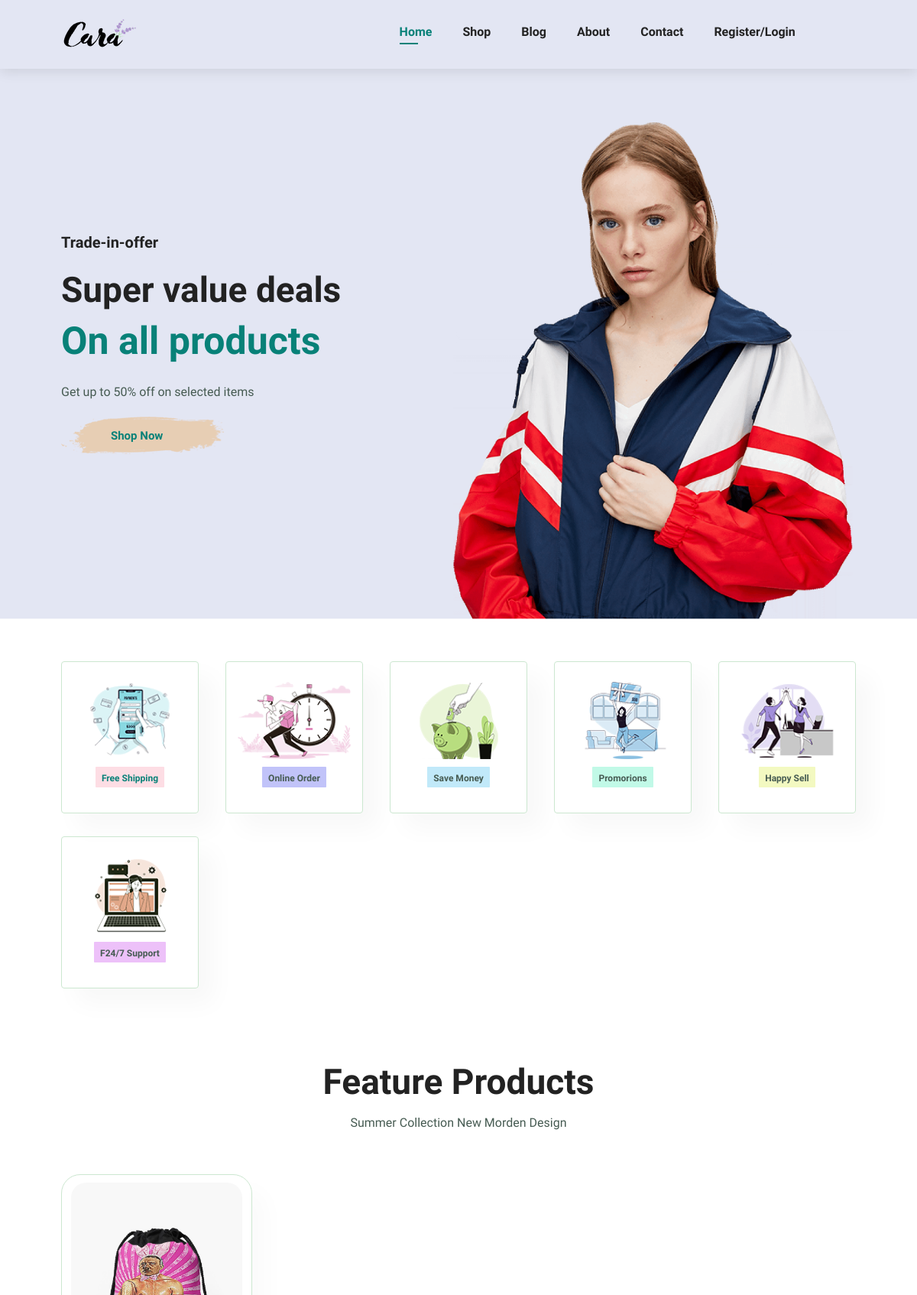
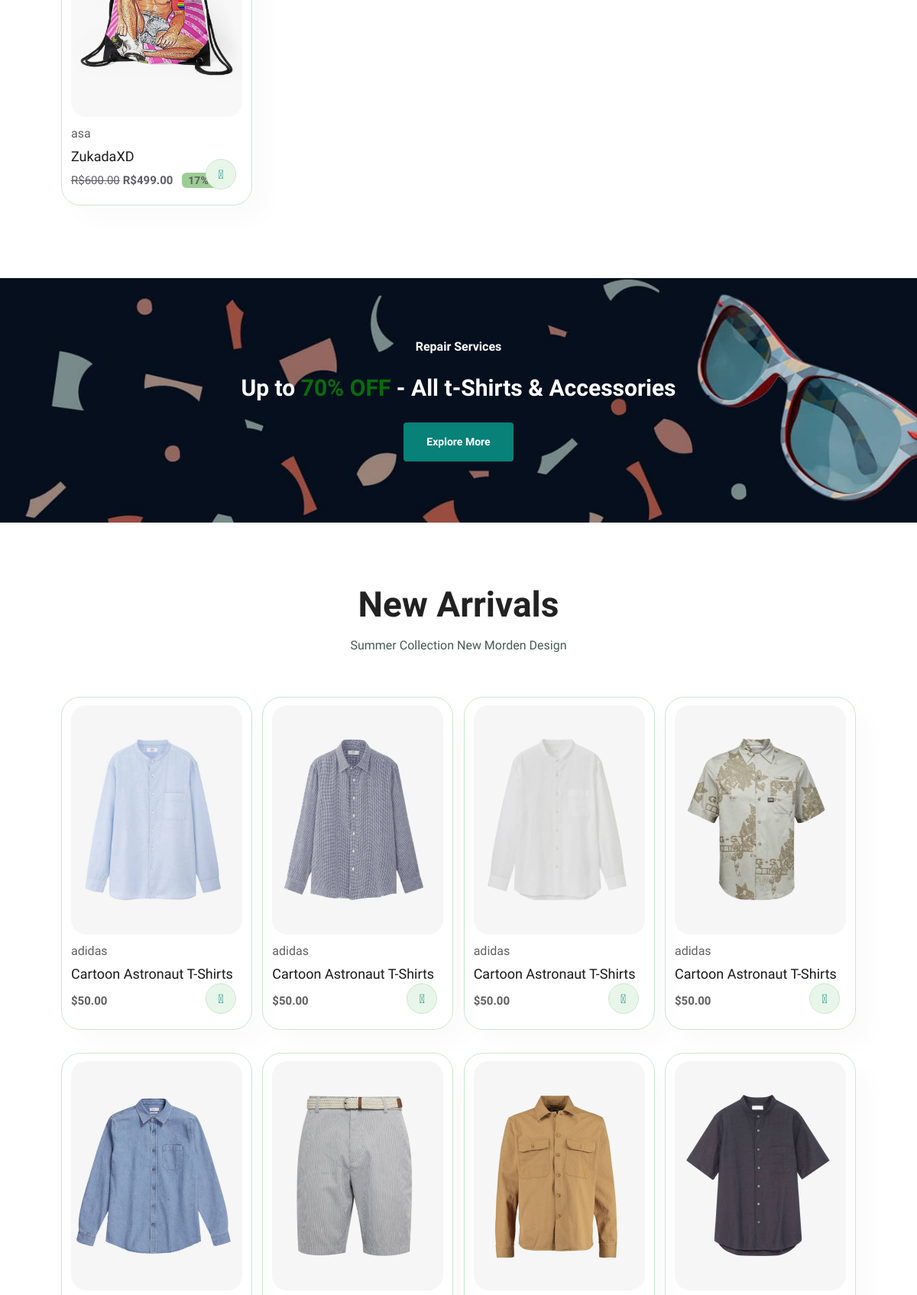
The page / (upper part) on the database its author committed (2 pictures, top to bottom).
### produtos/models.py (models this page shows, shortened)
class Produto(models.Model):
    codigo = models.UUIDField(default=uuid.uuid4, unique=True, editable=False)
    nome = models.CharField(max_length=60, verbose_name='Nome do Produto')
    marca = models.CharField(max_length=21, verbose_name='Marca do Produto')
    descricao = models.TextField(verbose_name='Descrição do Produto')
    preco = models.DecimalField(max_digits=10, decimal_places=2, verbose_name='Preço do Produto')
    comparacao_preco = models.DecimalField(max_digits=10, decimal_places=2, blank=True, null=True, verbose_name='Preço de Comparação (Valor anterior antes do desconto)')
    estoque = models.IntegerField(verbose_name='Quantidade em Estoque')
    imagem_principal = models.ImageField(upload_to='images_produts', default='images_produts/default.jpg', blank=True, verbose_name='Imagem Principal do Produto')
    Imagem_2 = models.ImageField(upload_to='images_produts', default='images_produts/default.jpg', blank=True, verbose_name='Imagem 2 do Produto')
    Imagem_3 = models.ImageField(upload_to='images_produts', default='images_produts/default.jpg', blank=True, verbose_name='Imagem 3 do Produto')
    Imagem_4 = models.ImageField(upload_to='images_produts', default='images_produts/default.jpg', blank=True, verbose_name='Imagem 4 do Produto')
    def tem_desconto(self):
        if self.comparacao_preco == None:
            return False
        else:
            return True
    def desconto(self):
        if self.tem_desconto():
            if self.comparacao_preco > 0:
                return (self.comparacao_preco - self.preco) / self.comparacao_preco * 100
            else:
                return 0
        else:
            return 0

### core/views.py (the view)
# urls.py: 2. Add a URL to urlpatterns:  path('', views.home, name='home')
def home(request):
    produtos = Produto.objects.filter(
        estoque__gt=0
    ).only('id', 'nome', 'marca', 'preco', 'imagem_principal')[:16]
    context = {
        'produtos': produtos
    }
    return render(request, 'core/home.html', context)

### templates/core/home.html (shortened to what this page needs)
{% extends "base.html" %}
{% load static %}
{% block extra_css %}
    <link rel="stylesheet" href="{% static 'core/css/style_home.css' %}">
{% endblock %}
{% block content %}
    <section id="hero">
        <h4>Trade-in-offer</h4>
        <h2>Super value deals</h2>
        <h1>On all products</h1>
        <p>Get up to 50% off on selected items</p>
        <button>Shop Now</button>
    </section>
    <section id="feature" class="section-p1">
        <div class="fe-box">
            <img src="{% static 'img/features/f1.png' %}" alt="">
            <h6>Free Shipping</h6>
        </div>
        <div class="fe-box">
            <img src="{% static 'img/features/f2.png' %}" alt="">
            <h6>Online Order</h6>
        </div>
        <div class="fe-box">
            <img src="{% static 'img/features/f3.png' %}" alt="">
            <h6>Save Money</h6>
        </div>
        <div class="fe-box">
            <img src="{% static 'img/features/f4.png' %}" alt="">
            <h6>Promorions</h6>
        </div>
        <div class="fe-box">
            <img src="{% static 'img/features/f5.png' %}" alt="">
            <h6>Happy Sell</h6>
        </div>
        <div class="fe-box">
            <img src="{% static 'img/features/f6.png' %}" alt="">
            <h6>F24/7 Support</h6>
        </div>
    </section>
    <section id="product1" class="section-p1">
        <h2>Feature Products</h2>
        <p>Summer Collection New Morden Design</p>
        <div class="pro-container">
            {% for produto in produtos|slice:":8" %}
            <div class="pro">
                <a href="{% url 'produto_detail' produto.codigo %}">
                <img src="{{ produto.imagem_principal.url }}" alt="">
                <div class="des">
                    <span>{{ produto.marca }}</span>
                    <h5>{{ produto.nome }}</h5>
                    <div class="price">
                    {% if produto.tem_desconto %}
                        <span class="preco-antigo"><s>R${{ produto.comparacao_preco }}</s></span>
                    {% endif %}
                    <span class="preco-atual">R${{ produto.preco }}</span>
                    {% if produto.tem_desconto %}
                        <span class="desconto-label">{{ produto.desconto|floatformat:0 }}% off</span>
                    {% endif %}
                    </div>
                </div>
                </a>
                <a href="#"><i class="fal fa-shopping-cart cart"></i></a>
            </div>
            {% empty %}
            <p class="no-products">Nenhum produto foi encontrado.</p>
            {% endfor %}
        </div>
    </section>
    <section id="banner" class="section-m1">
        <h4>Repair Services</h4>
        <h2>Up to <span>70% OFF</span> - All t-Shirts & Accessories</h2>
        <button class="normal">Explore More</button>
    </section>
    <section id="product1" class="section-p1">
        <h2>New Arrivals</h2>
        <p>Summer Collection New Morden Design</p>
        <div class="pro-container">
            <div class="pro">
                <img src="{% static 'img/products/n1.jpg' %}" alt="">
                <div class="des">
                    <span>adidas</span>
                    <h5>Cartoon Astronaut T-Shirts</h5>
                    <h4>$50.00</h4>
                </div>
                <a href="#"><i class="fal fa-shopping-cart cart"></i></a>
            </div>
            <div class="pro">
                <img src="{% static 'img/products/n2.jpg' %}" alt="">
                <div class="des">
                    <span>adidas</span>
                    <h5>Cartoon Astronaut T-Shirts</h5>
                    <h4>$50.00</h4>
                </div>
                <a href="#"><i class="fal fa-shopping-cart cart"></i></a>
            </div>
            <div class="pro">
                <img src="{% static 'img/products/n3.jpg' %}" alt="">
                <div class="des">
                    <span>adidas</span>
                    <h5>Cartoon Astronaut T-Shirts</h5>
                    <h4>$50.00</h4>
                </div>
                <a href="#"><i class="fal fa-shopping-cart cart"></i></a>
            </div>
            <div class="pro">
                <img src="{% static 'img/products/n4.jpg' %}" alt="">
                <div class="des">
                    <span>adidas</span>
                    <h5>Cartoon Astronaut T-Shirts</h5>
                    <h4>$50.00</h4>
                </div>
                <a href="#"><i class="fal fa-shopping-cart cart"></i></a>
            </div>
            <div class="pro">
                <img src="{% static 'img/products/n5.jpg' %}" alt="">
                <div class="des">
                </div>
            </div>
            <div class="pro">
                <img src="{% static 'img/products/n6.jpg' %}" alt="">
                <div class="des">
                </div>
            </div>
            <div class="pro">
                <img src="{% static 'img/products/n7.jpg' %}" alt="">
                <div class="des">
                </div>
            </div>
            <div class="pro">
                <img src="{% static 'img/products/n8.jpg' %}" alt="">
                <div class="des">
                </div>
            </div>
        </div>
    </section>
{% endblock %}

### static/core/css/style_base.css (style rules this page uses)
* { margin: 0; padding: 0; box-sizing: border-box; font-family: "Spartan", sans-serif; }
html { scroll-behavior: smooth; }
h1 { font-size: 50px; line-height: 64px; color: #222; font-weight: revert; }
h2 { font-size: 46px; line-height: 54px; color: #222; font-weight: revert; }
h4 { font-size: 20px; color: #222; font-weight: revert; }
h6 { font-weight: 700; font-size: 12px; font-weight: revert; }
p { font-size: 16px; color: #465b52; margin: 15px 0 20px 0; font-weight: revert; }
.section-p1 { padding: 40px 80px; }

### static/core/css/style_home.css (style rules this page uses)
* { margin: 0; padding: 0; box-sizing: border-box; font-family: "Spartan", sans-serif; }
html { scroll-behavior: smooth; }
h1 { font-size: 50px; line-height: 64px; color: #222; }
h2 { font-size: 46px; line-height: 54px; color: #222; }
h4 { font-size: 20px; color: #222; }
h6 { font-weight: 700; font-size: 12px; }
p { font-size: 16px; color: #465b52; margin: 15px 0 20px 0; }
.section-p1 { padding: 40px 80px; }
.section-m1 { margin: 40px 0; }
button.normal { font-size: 14px; font-weight: 600; color: #fff; background-color: #088178; border: none; outline: none; border-radius: 4px; transition: 0.2s; cursor: pointer; padding: 15px 30px; }
#hero { background-image: url("/static/img/hero4.png"); height: 90vh; width: 100%; background-size: cover; background-position: top 25% right 0; padding: 0 80px; display: flex; flex-direction: column; align-items: flex-start; justify-content: center; }
#hero h4 { padding-bottom: 15px; }
#hero h1 { color: #088178; }
#hero button { background-image: url("/static/img/button.png"); background-color: transparent; color: #088178; border: none; padding: 14px 80px 14px 65px; background-repeat: no-repeat; font-weight: 700; font-size: 15px; }
#feature { display: flex; align-items: center; justify-content: space-between; flex-wrap: wrap; }
#feature .fe-box { width: 180px; text-align: center; padding: 25px 15px; box-shadow: 20px 20px 32px rgba(0, 0, 0, 0.03); border: 1px solid #cce7d0; border-radius: 4px; margin: 15px 0; }
#feature .fe-box img { width: 100%; margin-bottom: 10px; }
#feature .fe-box h6 { display: inline-block; padding: 9px 8px 6px 8px; line-height: 1; border-radius: 1px; background-color: #fddde4; color: #088178; }
#feature .fe-box:nth-child(2) h6 { background-color: #c1c3f9; color: #465b52; }
#feature .fe-box:nth-child(3) h6 { background-color: #c1e9f9; color: #465b52; }
#feature .fe-box:nth-child(4) h6 { background-color: #c1f9e7; color: #465b52; }
#feature .fe-box:nth-child(5) h6 { background-color: #f3f9c1; color: #465b52; }
#feature .fe-box:nth-child(6) h6 { background-color: #edc1f9; color: #465b52; }
#product1 { text-align: center; }
#product1 .pro-container { display: flex; justify-content: space-between; flex-wrap: wrap; padding-top: 20px; }
#product1 .pro { width: 23%; min-width: 250px; padding: 10px 12px; border: 1px solid #cce7d0; border-radius: 25px; cursor: pointer; box-shadow: 20px 20px 30px rgba(0, 0, 0, 0.02); margin: 15px 0; transition: 0.2s ease; position: relative; }
#product1 .pro img { width: 100%; border-radius: 20px; height: 300px; object-fit: cover; }
#product1 .pro .des { text-align: start; padding: 10px 0; }
#product1 .pro a { text-decoration: none; color: inherit; }
.preco-antigo { color: #888; font-size: 15px; }
.preco-atual { font-weight: bold; font-size: 15px; }
.desconto-label { margin-left: 8px; font-weight: bold; font-size: 14px; background: #9cce94; padding: 2px 8px; border-radius: 6px; }
#product1 .pro .des span { color: #606063; font-weight: 12px; }
#product1 .pro .des h5 { color: #1a1a1a; font-size: 18px; padding-top: 7px; }
#product1 .pro .des h4 { color: #606063; font-size: 15px; padding-top: 7px; font-weight: 700; }
#product1 .pro .cart { width: 40px; height: 40px; line-height: 40px; border-radius: 50px; background-color: #e8f6ea; font-weight: 500; color: #088178; border: 1px solid #cce7d0; position: absolute; bottom: 20px; right: 20px; }
#banner { display: flex; flex-direction: column; justify-content: center; align-items: center; text-align: center; background-image: url(/static/img/banner/b2.jpg); width: 100%; height: 40vh; background-size: cover; background-position: center; }
#banner h4 { color: #fff; font-size: 16px; }
#banner h2 { color: #fff; font-size: 30px; padding: 10px 0; }
#banner h2 span { color: #076c0c; }

### rows shown on the page
Produto: imagem_principal (picture), marca "asa", nome "ZukadaXD", comparacao_preco "600.00", preco "499.00", desconto "17"
